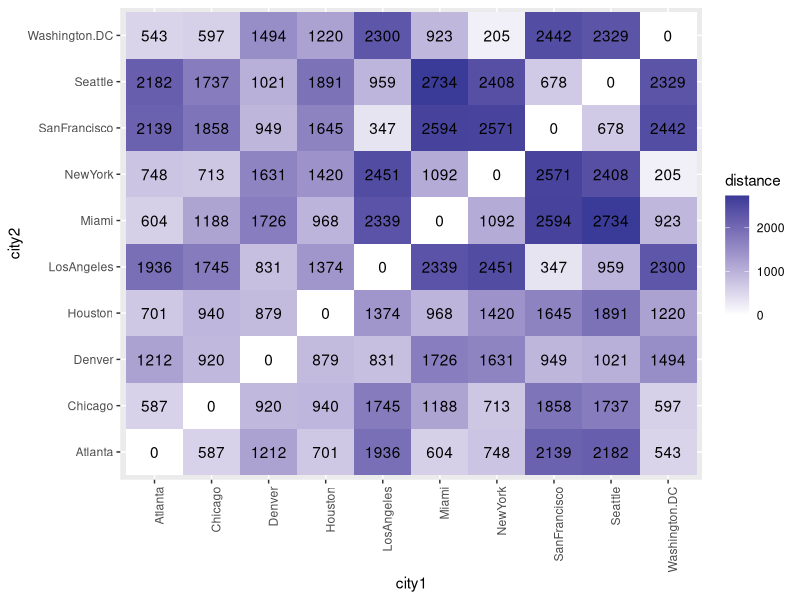
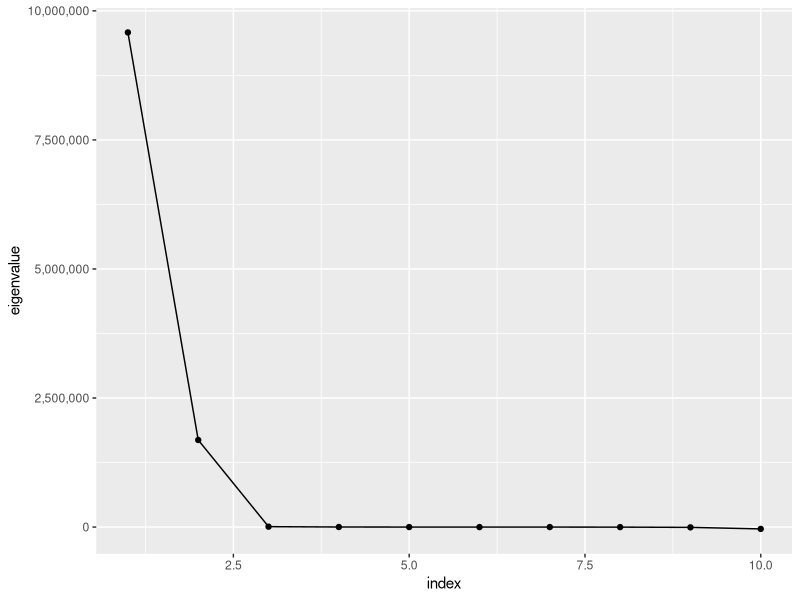
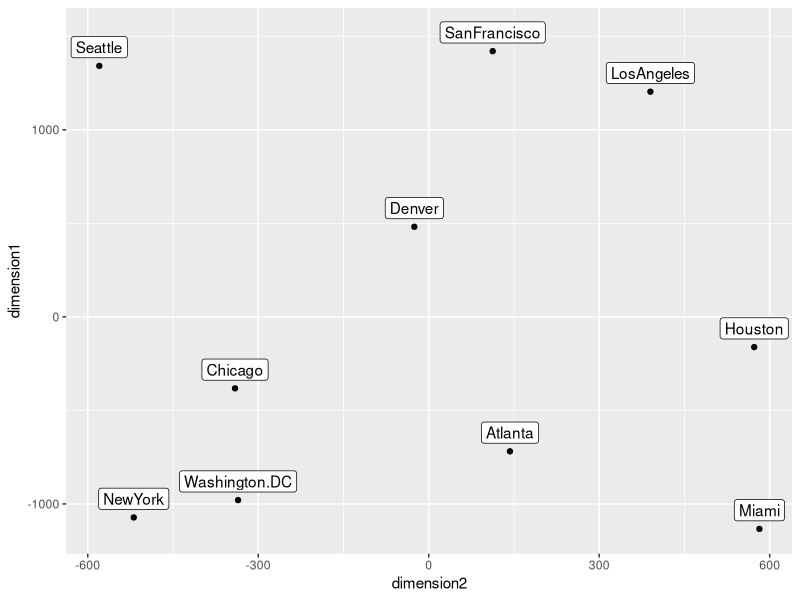
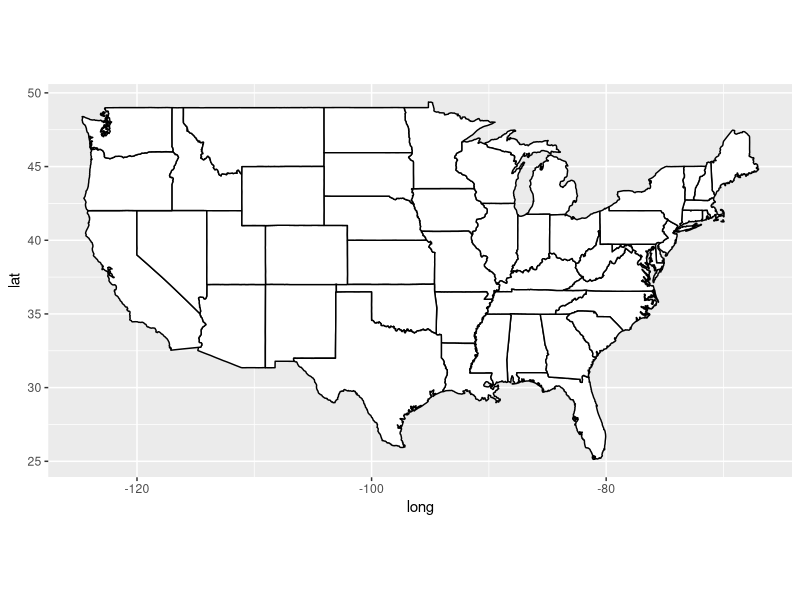
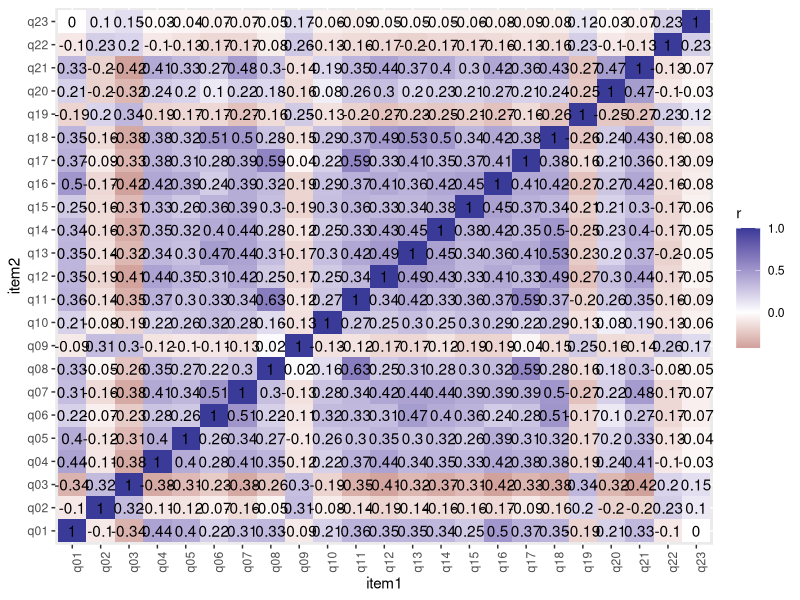
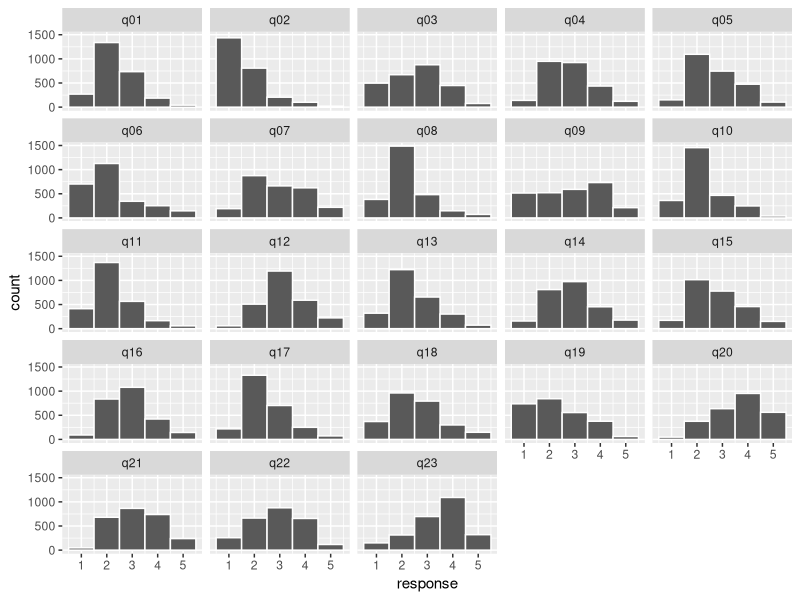
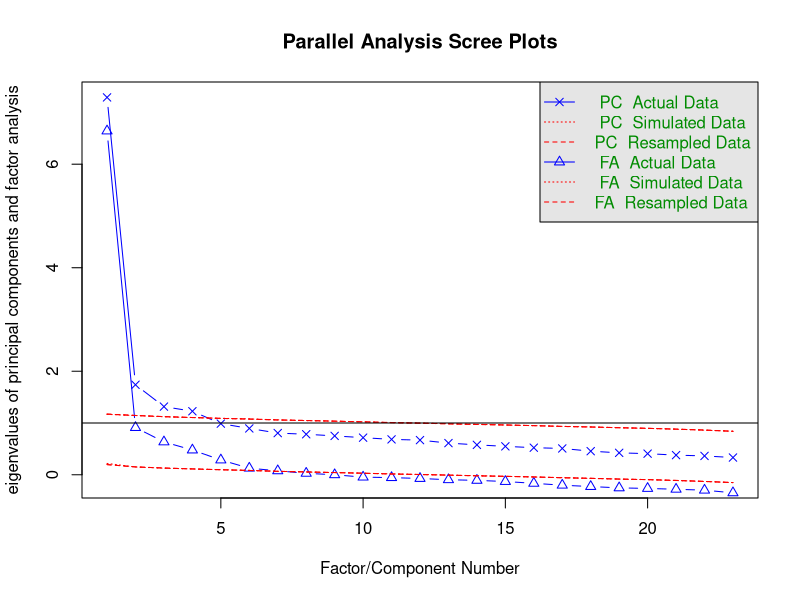
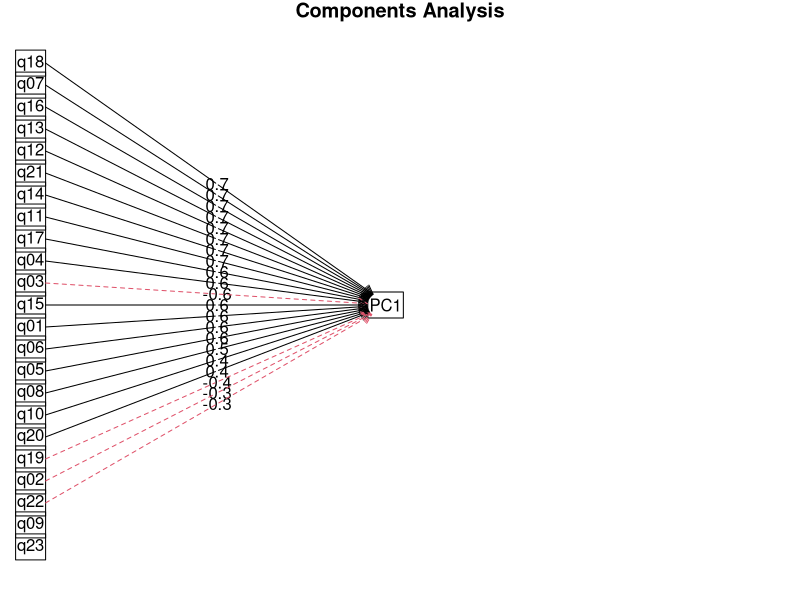

The R script that drew these images, in order:
## ---- chunk 1

# install.packages("tidyverse")
# install.packages("knitr")
# install.packages("haven")
# install.packages("maps")
# install.packages("psych")

library(tidyverse)
library(knitr)
library(haven)
library(maps)
library(psych)

## ---- chunk 2

UScitiesD %>% 
  as.matrix() %>% 
  kable()

## ---- chunk 3

UScitiesD %>% 
  as.matrix() %>% 
  as.data.frame() %>% 
  mutate(city1 = rownames(.)) %>% 
  gather(key = city2, value = distance, -city1) %>% 
  ggplot(mapping = aes(x = city1, y = city2, fill = distance, label = distance)) +
  geom_tile() +
  geom_text() +
  scale_fill_gradient2() +
  theme(axis.text.x = element_text(angle = 90, hjust = 1))

## ---- chunk 4

# give it distance values and number of dimensions
# also ask for the function to output eigenvalues
cmdscale.fit1 <- cmdscale(UScitiesD, k = 2, eig = TRUE)

## ---- chunk 5

tibble(index = 1:length(cmdscale.fit1$eig),
       eigenvalue = cmdscale.fit1$eig) %>% 
  ggplot(mapping = aes(x = index, y = eigenvalue)) +
  geom_line() +
  geom_point() +
  scale_y_continuous(labels = scales::comma)

## ---- chunk 6

cmdscale.data <- tibble(city = rownames(cmdscale.fit1$points),
                        dimension1 = cmdscale.fit1$points[, 1],
                        dimension2 = cmdscale.fit1$points[, 2])

## ---- chunk 7

cmdscale.data %>% 
  ggplot(mapping = aes(x = dimension2, y = dimension1, label = city)) +
  geom_point() +
  geom_label(nudge_y = 100)

## ---- chunk 8

map_data("state") %>% 
  ggplot(mapping = aes(x = long, y = lat, group = group)) +
  geom_polygon(fill = "white", colour = "black") +
  coord_quickmap()

## ---- chunk 9

saq <- read_spss(file = "data/SAQ.sav")

## ---- chunk 10

saq %>% 
  cor(use = "pairwise.complete.obs") %>% 
  round(2) %>% 
  as.data.frame() %>% 
  rownames_to_column() %>%
  rename(item1 = rowname) %>% 
  gather(key = item2, value = r, -item1) %>% 
  ggplot(mapping = aes(x = item1, y = item2, fill = r, label = r)) +
  geom_tile() +
  geom_text() +
  scale_fill_gradient2() +
  theme(axis.text.x = element_text(angle = 90, hjust = 1))

## ---- chunk 11

saq %>% 
  gather(key = variable, value = response) %>% 
  ggplot(mapping = aes(x = response)) +
  geom_histogram(binwidth = 1, color = "white") +
  facet_wrap(facets = ~ variable)

## ---- chunk 12

fa.parallel(saq, fm = "minres", fa = "both")

## ---- chunk 13

principal(saq, rotate = "varimax") %>% 
  print(sort = TRUE)

# plot
principal(saq, rotate = "varimax") %>% 
  fa.diagram(sort = TRUE)

## ---- chunk 14

principal(saq, nfactors = 4, rotate = "varimax") %>% 
  print(sort = TRUE)

# plot
principal(saq, nfactors = 4, rotate = "varimax") %>% 
  fa.diagram(sort = TRUE)

## ---- chunk 15

fa(saq, fm = "minres", rotate = "oblimin") %>% 
  print(sort = TRUE)

# plot
fa(saq, fm = "minres", rotate = "oblimin") %>% 
  fa.diagram(sort = TRUE)

## ---- chunk 16

fa(saq, nfactors = 6, fm = "minres", rotate = "oblimin") %>% 
  print(sort = TRUE)

# plot
fa(saq, nfactors = 6, fm = "minres", rotate = "oblimin") %>% 
  fa.diagram(sort = TRUE)
